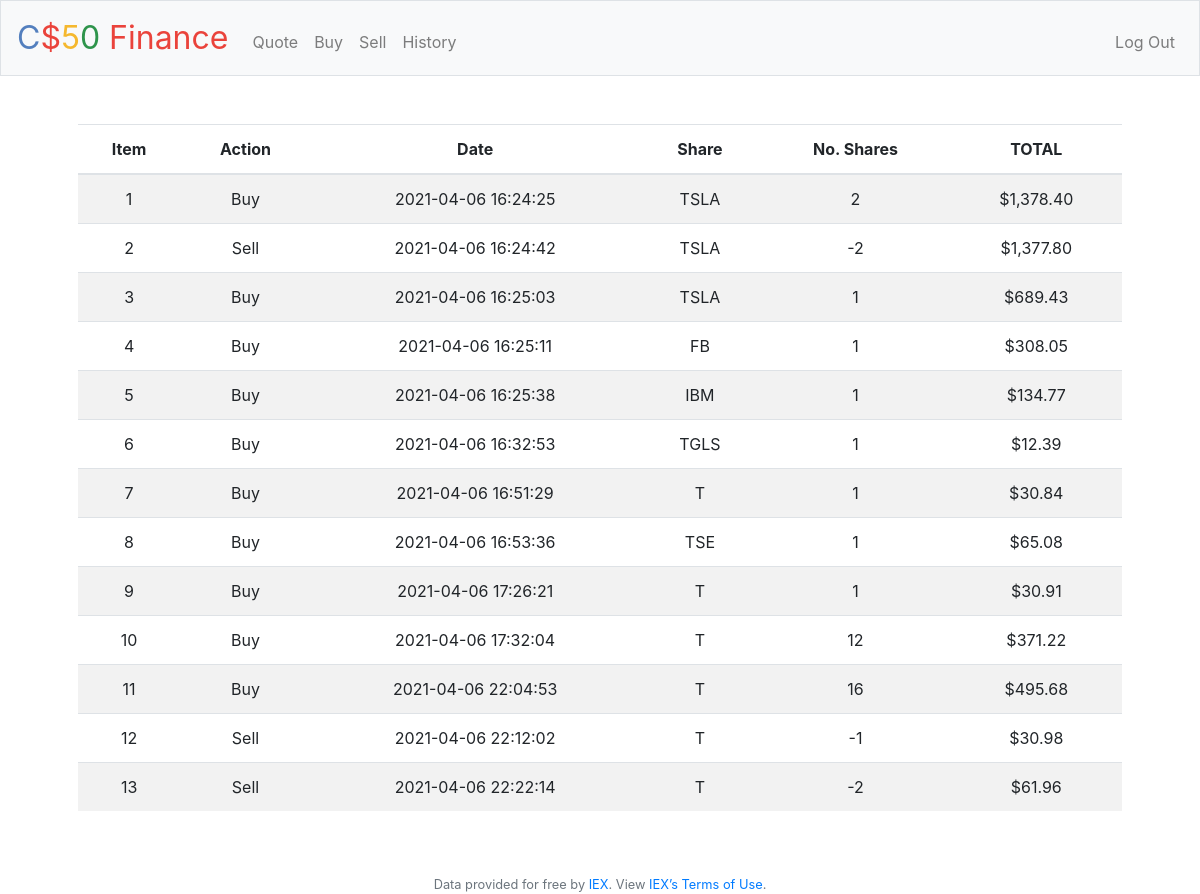
Page /history (signed in) on the earlier database version.
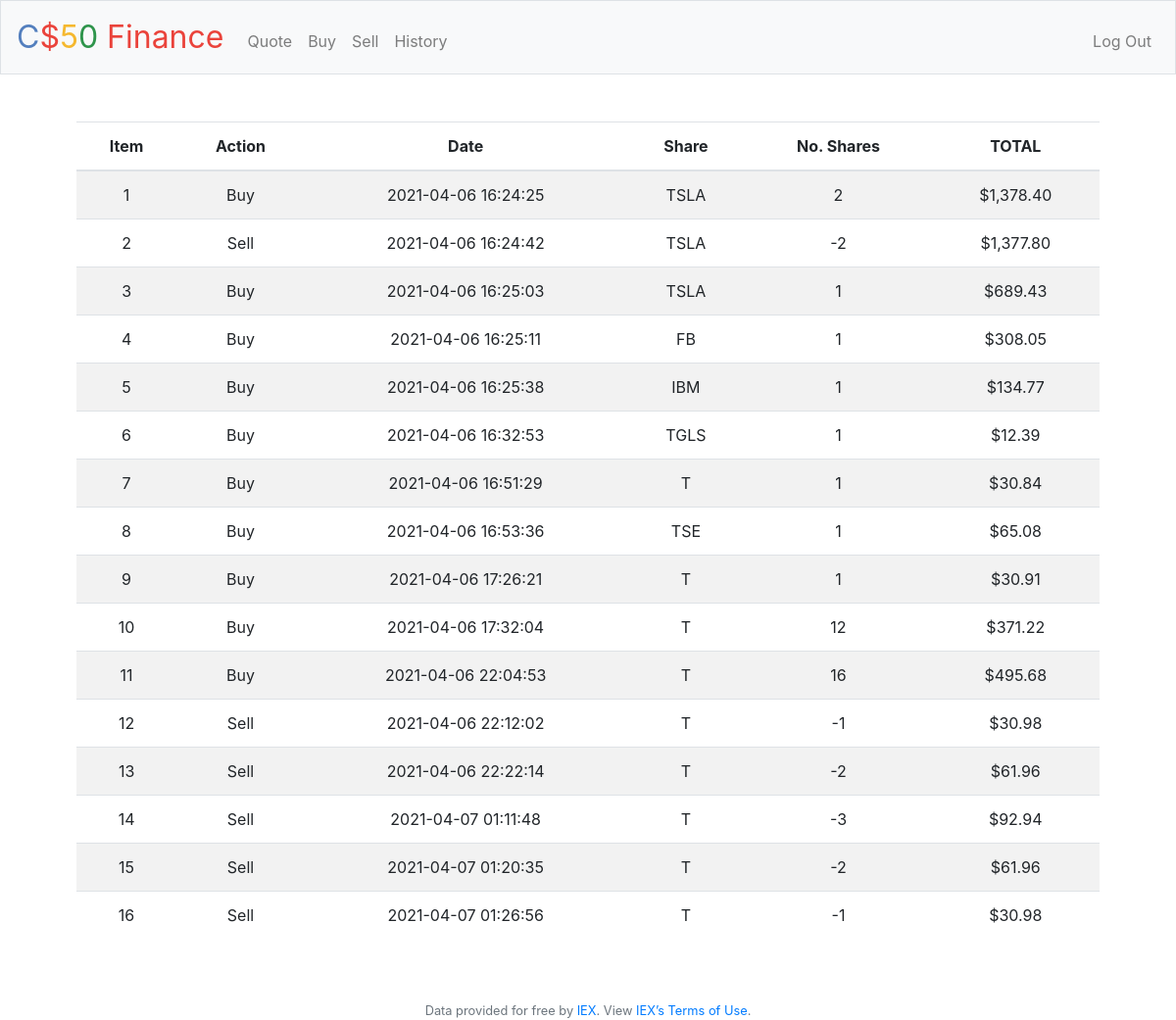
Same page on the later database version.
### tables this page shows
CREATE TABLE transactions (
id INTEGER, 
user_id INTEGER NOT NULL,
action INTEGER NOT NULL,
date DATETIME NOT NULL,
share TEXT NOT NULL,
no_shares INTEGER NOT NULL,
value DECIMAL NOT NULL,
PRIMARY KEY(id),
FOREIGN KEY(user_id) REFERENCES users(id));

### application.py (the view)
@app.route("/history")
@login_required
def history():
    historic = db.execute("SELECT id, action, date, share, no_shares, value FROM transactions WHERE user_id = ?", session["user_id"])
    return render_template("history.html", historic=historic)

### application.py (called while the page is built)
@app.after_request
def after_request(response):
    response.headers["Cache-Control"] = "no-cache, no-store, must-revalidate"
    response.headers["Expires"] = 0
    response.headers["Pragma"] = "no-cache"
    return response

### helpers.py (called while the page is built)
def login_required(f):
    @wraps(f)
    def decorated_function(*args, **kwargs):
        if session.get("user_id") is None:
            return redirect("/login")
        return f(*args, **kwargs)
    return decorated_function

def usd(value):
    return f"${value:,.2f}"

### templates/history.html (shortened to what this page needs)
{% extends "layout.html" %}
{% block main %}
    <div class="form-group">
        <table class="table table-striped">
            <thead>
                <tr>
                    <th scope="col">Item</th>
                    <th scope="col">Action</th>
                    <th scope="col">Date</th>
                    <th scope="col">Share</th>
                    <th scope="col">No. Shares</th>
                    <th scope="col">TOTAL</th>
                </tr>
            </thead>
            <tbody>
                {% for row in historic %}
                    <tr>
                        <td>{{ row.id }}</td>
                        <td>{{ row.action }}</td>
                        <td>{{ row.date }}</td>
                        <td>{{ row.share }}</td>
                        <td>{{ row.no_shares }}</td>
                        <td>{{ row.value | usd }}</td>
                    </tr>
                {% endfor %}
            </tbody>
        </table>
    </div>
{% endblock %}

### templates/layout.html (shortened to what this page needs)
<!DOCTYPE html>
<html lang="en">
    <head>
        <link rel="stylesheet" href="https://cdn.jsdelivr.net/npm/bootstrap@4.5.3/dist/css/bootstrap.min.css">
        <link href="/static/styles.css" rel="stylesheet">
    </head>
    <body>
        <nav class="navbar navbar-expand-md navbar-light bg-light border">
            <a class="navbar-brand" href="/"><span class="blue">C</span><span class="red">$</span><span class="yellow">5</span><span class="green">0</span> <span class="red">Finance</span></a>
            <div class="collapse navbar-collapse" id="navbar">
                {% if session.user_id %}
                    <ul class="navbar-nav mr-auto mt-2">
                        <li class="nav-item"><a class="nav-link" href="/quote">Quote</a></li>
                        <li class="nav-item"><a class="nav-link" href="/buy">Buy</a></li>
                        <li class="nav-item"><a class="nav-link" href="/sell">Sell</a></li>
                        <li class="nav-item"><a class="nav-link" href="/history">History</a></li>
                    </ul>
                    <ul class="navbar-nav ml-auto mt-2">
                        <li class="nav-item"><a class="nav-link" href="/logout">Log Out</a></li>
                    </ul>
                {% else %}
                    <ul class="navbar-nav ml-auto mt-2">
                        <li class="nav-item"><a class="nav-link" href="/register">Register</a></li>
                        <li class="nav-item"><a class="nav-link" href="/login">Log In</a></li>
                    </ul>
                {% endif %}
            </div>
        </nav>
        <main class="container p-5">
            {% block main %}{% endblock %}
        </main>
        <footer class="small text-center text-muted">
            Data provided for free by <a href="https://iextrading.com/developer">IEX</a>. View <a href="https://iextrading.com/api-exhibit-a/">IEX’s Terms of Use</a>.
        </footer>
    </body>
</html>

### static/styles.css (style rules this page uses)
nav .navbar-brand { font-size: xx-large; }
nav .navbar-brand .blue { color: #537fbe; }
nav .navbar-brand .red { color: #ea433b; }
nav .navbar-brand .yellow { color: #f5b82e; }
nav .navbar-brand .green { color: #2e944b; }
main { overflow-x: auto; text-align: center; }

Differences in the rows shown:
added transactions: id "14", action "Sell", date "2021-04-07 01:11:48", share "T", no_shares "-3", value "$92.94"
added transactions: id "15", action "Sell", date "2021-04-07 01:20:35", share "T", no_shares "-2", value "$61.96"
added transactions: id "16", action "Sell", date "2021-04-07 01:26:56", share "T", no_shares "-1", value "$30.98"
